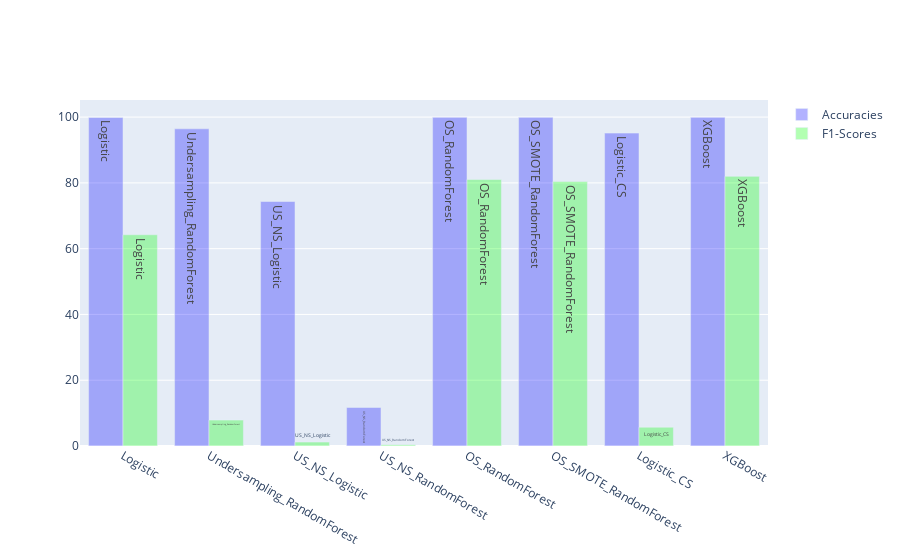

Notebook code cell kept with this figure:
### Code cell
#Combined View

Bar1 = go.Bar(x = list(accuracies.keys()), 
              y = list(accuracies.values()), 
              name = "Accuracies", 
              marker = dict(color = 'rgba(0, 0, 255, 0.3)'), 
              text = list(f1scores.keys()))

Bar2 = go.Bar(x = list(f1scores.keys()), 
              y = list(f1scores.values()), 
              name = "F1-Scores", 
              marker = dict(color = 'rgba(0, 255, 0, 0.3)'), 
              text = list(f1scores.keys()))

data = [Bar1, Bar2]
layout = go.Layout(barmode = "group")
fig = go.Figure(data = data, layout = layout)
iplot(fig)

### Figure 1 — Plotly figure (JSON) as saved in the notebook; plotly's stock layout.template omitted (floating-point values rounded to 4 significant figures)
{"data": [{"marker": {"color": "rgba(0, 0, 255, 0.3)"}, "name": "Accuracies", "text": ["Logistic", "Undersampling_RandomForest", "US_NS_Logistic", "US_NS_RandomForest", "OS_RandomForest", "OS_SMOTE_RandomForest", "Logistic_CS", "XGBoost"], "type": "bar", "x": ["Logistic", "Undersampling_RandomForest", "US_NS_Logistic", "US_NS_RandomForest", "OS_RandomForest", "OS_SMOTE_RandomForest", "Logistic_CS", "XGBoost"], "y": [99.9, 96.44, 74.34, 11.72, 99.94, 99.93, 95.13, 99.94]}, {"marker": {"color": "rgba(0, 255, 0, 0.3)"}, "name": "F1-Scores", "text": ["Logistic", "Undersampling_RandomForest", "US_NS_Logistic", "US_NS_RandomForest", "OS_RandomForest", "OS_SMOTE_RandomForest", "Logistic_CS", "XGBoost"], "type": "bar", "x": ["Logistic", "Undersampling_RandomForest", "US_NS_Logistic", "US_NS_RandomForest", "OS_RandomForest", "OS_SMOTE_RandomForest", "Logistic_CS", "XGBoost"], "y": [64.23, 7.87, 1.18, 0.39, 81.02, 80.41, 5.71, 81.98]}], "layout": {"barmode": "group"}}
